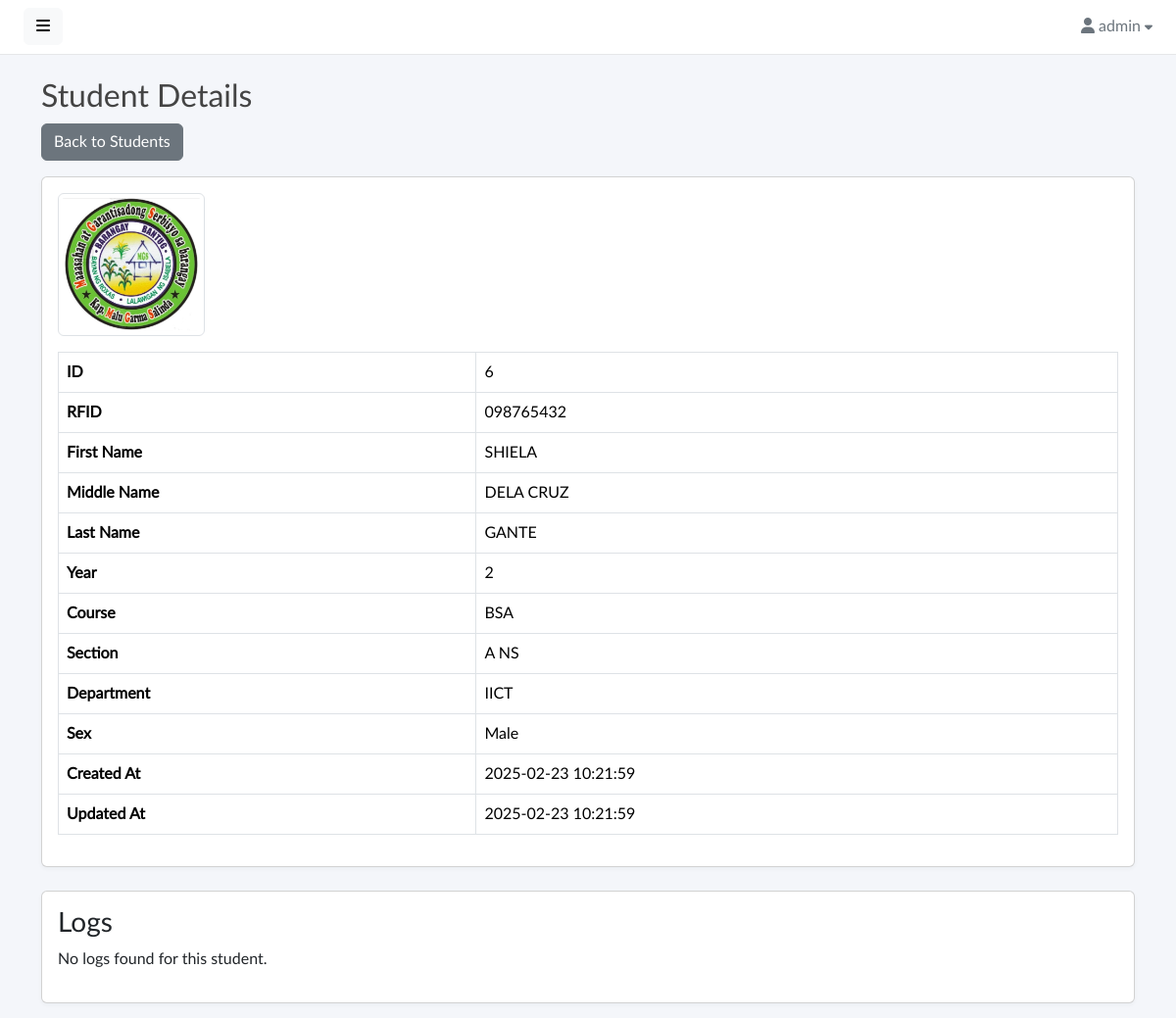
The page /students?action=view&id=6 (signed in) on the database its author committed.
### tables this page shows
CREATE TABLE `students` (
  `id` int(10) UNSIGNED NOT NULL,
  `firstname` varchar(100) NOT NULL,
  `middlename` varchar(100) NOT NULL,
  `lastname` varchar(100) NOT NULL,
  `year` int(4) NOT NULL,
  `course_id` int(10) UNSIGNED NOT NULL,
  `section` varchar(50) NOT NULL,
  `department_id` int(10) UNSIGNED NOT NULL,
  `rfid` varchar(50) NOT NULL,
  `image` varchar(255) DEFAULT NULL,
  `sex` enum('Male','Female','Other') NOT NULL,
  `created_at` timestamp NOT NULL DEFAULT current_timestamp(),
  `updated_at` timestamp NOT NULL DEFAULT current_timestamp() ON UPDATE current_timestamp()
);

CREATE TABLE `courses` (
  `id` int(10) UNSIGNED NOT NULL,
  `name` varchar(100) NOT NULL,
  `created_at` timestamp NOT NULL DEFAULT current_timestamp(),
  `updated_at` timestamp NOT NULL DEFAULT current_timestamp() ON UPDATE current_timestamp()
);

CREATE TABLE `departments` (
  `id` int(10) UNSIGNED NOT NULL,
  `name` varchar(100) NOT NULL,
  `created_at` timestamp NOT NULL DEFAULT current_timestamp(),
  `updated_at` timestamp NOT NULL DEFAULT current_timestamp() ON UPDATE current_timestamp()
);

### index.php (called while the page is built, shortened)
<?php
require "Database.php";
require "router.php";

### config.php (called while the page is built)
<?php
return [
    'database' => [
        'host' => 'localhost',
        'port' => 3306,
        'dbname' => 'library_db',
        'charset' => 'utf8mb4',
    ],
];

### Database.php (called while the page is built, shortened)
<?php
class Database
{
    private $connection;
    public function __construct($config, $username = 'root', $password = '')
    {
        $dsn = sprintf(
            'mysql:host=%s;port=%d;dbname=%s;charset=%s',
            $config['host'] ?? 'localhost',
            $config['port'] ?? 3306,
            $config['dbname'] ?? '',
            $config['charset'] ?? 'utf8mb4'
        );
        try {
            $this->connection = new PDO($dsn, $username, $password, [
                PDO::ATTR_DEFAULT_FETCH_MODE => PDO::FETCH_ASSOC,
                PDO::ATTR_ERRMODE => PDO::ERRMODE_EXCEPTION,
            ]);
        } catch (PDOException $e) {
            throw new Exception('Database connection error: ' . $e->getMessage());
        }
    }
    public function query($query, $params = [])
    {
        $statement = $this->connection->prepare($query);
        $statement->execute($params);
        return $statement;
    }
}

### core/Student.php (called while the page is built, shortened)
<?php
class Student
{
    private $db;
    public function __construct(\Database $db)
    {
        $this->db = $db;
    }
    public function getById(int $id)
    {
        $sql = "SELECT s.*,
                       c.name AS course_name,
                       d.name AS department_name
                  FROM students s
             LEFT JOIN courses c ON s.course_id = c.id
             LEFT JOIN departments d ON s.department_id = d.id
                 WHERE s.id = :id";
        $stmt = $this->db->query($sql, ['id' => $id]);
        return $stmt->fetch();
    }
}

### views/students/view.view.php (the view, shortened to what this page needs)
<div class="container mt-4">
    <h2>Student Details</h2>
    <a href="<?= BASE_PATH ?>/students" class="btn btn-secondary mb-3">Back to Students</a>
    <div class="card">
        <div class="card-body">
            <?php
                $imgPath = $student['image'];
            ?>
            <img src="<?= BASE_PATH ?>/<?= htmlspecialchars($imgPath) ?>"
                 alt="Student Image" class="img-thumbnail mb-3" width="150">
            <table class="table table-bordered">
                <tr>
                    <th>ID</th>
                    <td><?= htmlspecialchars($student['id']) ?></td>
                </tr>
                <tr>
                    <th>RFID</th>
                    <td><?= htmlspecialchars($student['rfid']) ?></td>
                </tr>
                <tr>
                    <th>First Name</th>
                    <td><?= htmlspecialchars($student['firstname']) ?></td>
                </tr>
                <tr>
                    <th>Middle Name</th>
                    <td><?= htmlspecialchars($student['middlename']) ?></td>
                </tr>
                <tr>
                    <th>Last Name</th>
                    <td><?= htmlspecialchars($student['lastname']) ?></td>
                </tr>
                <tr>
                    <th>Year</th>
                    <td><?= htmlspecialchars($student['year']) ?></td>
                </tr>
                <tr>
                    <th>Course</th>
                    <td><?= htmlspecialchars($student['course_name'] ?? '') ?></td>
                </tr>
                <tr>
                    <th>Section</th>
                    <td><?= htmlspecialchars($student['section']) ?></td>
                </tr>
                <tr>
                    <th>Department</th>
                    <td><?= htmlspecialchars($student['department_name'] ?? '') ?></td>
                </tr>
                <tr>
                    <th>Sex</th>
                    <td><?= htmlspecialchars($student['sex']) ?></td>
                </tr>
                <tr>
                    <th>Created At</th>
                    <td><?= htmlspecialchars($student['created_at']) ?></td>
                </tr>
                <tr>
                    <th>Updated At</th>
                    <td><?= htmlspecialchars($student['updated_at']) ?></td>
                </tr>
            </table>
        </div>
    </div>
    <div class="card mt-4">
        <div class="card-body">
            <h3>Logs</h3>
            <?php if (!empty($studentLogs)): ?>
                <table class="table table-bordered">
                    <thead>
                        <tr>
                            <th>Date & Time</th>
                            <th>Log Type</th>
                        </tr>
                    </thead>
                    <tbody>
                    <?php foreach ($studentLogs as $log): ?>
                        <tr>
                            <td><?= date('Y-m-d H:i:s', strtotime($log['timestamp'])) ?></td>
                            <td><?= htmlspecialchars(ucfirst($log['type'])) ?></td>
                        </tr>
                    <?php endforeach; ?>
                    </tbody>
                </table>
            <?php else: ?>
                <p>No logs found for this student.</p>
            <?php endif; ?>
        </div>
    </div>
</div>

### assets/css/master.css (style rules this page uses)
body, h1, .h1, h2, .h2, h3, .h3, h4, .h4, h5, .h5, h6, .h6, p, a, td { -moz-osx-font-smoothing: grayscale; -webkit-font-smoothing: antialiased; }
body { width: 100%; height: 100%; background: #f4f6fa; font-family: "Lato", "Helvetica Neue", Arial, Helvetica, sans-serif; font-size: 1rem; color: #444; }
.card { margin-bottom: 15px; box-shadow: rgba(35, 46, 60, .04) 0 2px 4px 0; }
a, a:hover, a:focus { color: inherit; text-decoration: none; transition: all 0.3s; }
.table td, .table th { vertical-align: middle; }

### rows shown on the page
students: image (picture), id "6", rfid "098765432", firstname "SHIELA", middlename "DELA CRUZ", lastname "GANTE", year "2", course.name "BSA", section "A NS", department.name "IICT", sex "Male", created_at "2025-02-23 10:21:59", updated_at "2025-02-23 10:21:59"

### other values the page prints
$_SESSION['user_name'] "admin"
